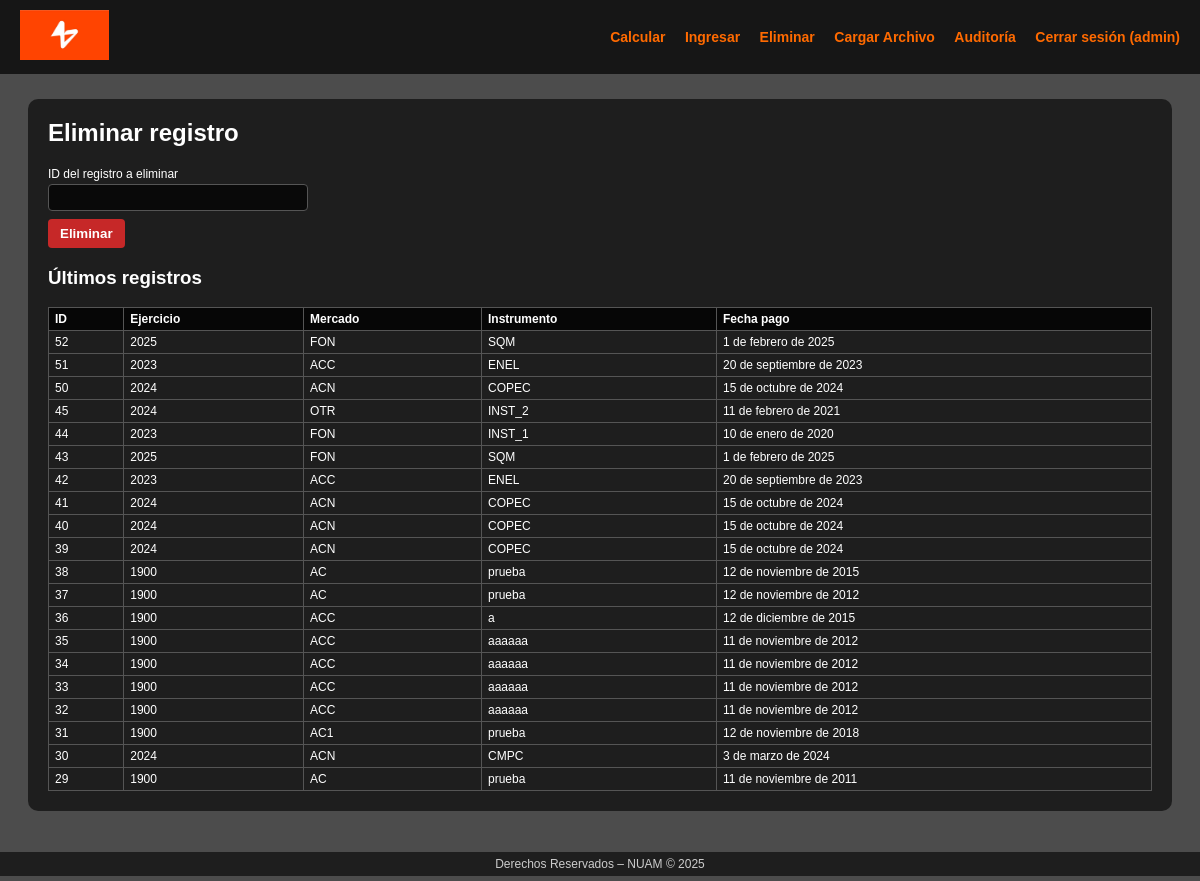
Screenshot of /eliminar/ (signed in) with the database file from the repository.
### nuam/models.py (models this page shows, shortened)
class Registro(models.Model):
    ejercicio = models.PositiveIntegerField(
        help_text="Ejercicio / Año. Ej: 2023",
        validators=[
            MinValueValidator(1900),
            MaxValueValidator(2100),
        ],
    )
    mercado = models.CharField(
        max_length=3,
        help_text="Mercado (3 caracteres). Ej: ACN",
        validators=[
            RegexValidator(
                regex=r"^[A-Z0-9]{1,3}$",
                message="El mercado debe tener entre 1 y 3 caracteres en mayúscula.",
            )
        ],
    )
    instrumento = models.CharField(
        max_length=100,
        help_text="Instrumento. Ej: COPEC",
    )
    fecha_pago = models.DateField(
        help_text="Fecha de pago en formato DD-MM-AAAA",
    )
    secuencia_evento = models.CharField(
        max_length=10,
        help_text="Secuencia del evento (hasta 10 dígitos).",
        validators=[
            RegexValidator(
                regex=r"^[0-9]{1,10}$",
                message="La secuencia debe contener solo dígitos (máx. 10).",
            )
        ],
    )
    numero_dividendo = models.CharField(
        max_length=10,
        help_text="Número de dividendo (hasta 10 dígitos).",
        validators=[
            RegexValidator(
                regex=r"^[0-9]{1,10}$",
                message="El número de dividendo debe contener solo dígitos (máx. 10).",
            )
        ],
        blank=True,
        null=True,
    )
    TIPO_SOCIEDAD_CHOICES = [
        ("SAA", "Sociedad Anónima Abierta (S.A. Abierta)"),
        ("SAC", "Sociedad Anónima Cerrada (S.A. Cerrada)"),
        ("SPA", "Sociedad por Acciones (SpA)"),
        ("LTDA", "Sociedad de Responsabilidad Limitada (Ltda.)"),
        ("EIRL", "Empresa Individual de Responsabilidad Limitada (EIRL)"),
        ("EXT", "Sociedad Extranjera"),
        ("OTRA", "Otra entidad / vehículo de inversión"),
    ]
    tipo_sociedad = models.CharField(
        max_length=4,
        choices=TIPO_SOCIEDAD_CHOICES,
        help_text="Tipo de sociedad emisora responsable del instrumento.",
    )
    TIPO_EVENTO_CAPITAL_CHOICES = [
        ("AUM_CAP", "Aumento de capital"),
        ("DIS_CAP", "Disminución de capital"),
        ("DIV_CAP", "Distribución de dividendos"),
        ("FUSION", "Fusión / Reorganización societaria"),
        ("OTRO", "Otro evento de capital"),
    ]
    tipo_evento_capital = models.CharField(
        verbose_name="Tipo de evento de capital",
        max_length=20,
        choices=TIPO_EVENTO_CAPITAL_CHOICES,
        blank=True,
        null=True,
        help_text="Clasificación del evento de capital asociado al instrumento.",
    )
    monto_evento_capital = models.DecimalField(
        verbose_name="Monto asociado al evento de capital",
        max_digits=18,
        decimal_places=2,
        blank=True,
        null=True,
        validators=[MinValueValidator(Decimal("0"))],
        help_text=(
            "Monto monetario vinculado al evento de capital "
            "(por ejemplo, emisión, disminución o distribución de capital)."
        ),
    )
    valor_historico = models.DecimalField(
        max_digits=10,
        decimal_places=0,
        help_text="Valor histórico (entero, hasta 10 dígitos).",
        validators=[
            MinValueValidator(0),
        ],
    )
    descripcion = models.CharField(
        max_length=255,
        blank=True,
        null=True,
        help_text="Descripción opcional del evento / instrumento.",
    )
    isuf = models.BooleanField(
        default=False,
        help_text="Indica si la operación tiene tratamiento ISUF (Sí/No)."
    )
    calificacion_tributaria = models.DecimalField(
        max_digits=3,
        decimal_places=1,
        blank=True,
        null=True,
        help_text="Calificación tributaria entre 1.0 y 7.0.",
        validators=[
            MinValueValidator(Decimal("1.0")),
            MaxValueValidator(Decimal("7.0")),
        ],
    )
    def _factor_field(help_text):
        return models.DecimalField(
            max_digits=10,          # 1 entero + 8 decimales
            decimal_places=8,
            null=True,
            blank=True,
            validators=[
                MinValueValidator(Decimal("0")),
                MaxValueValidator(Decimal("1.00000000")),
            ],
            help_text=help_text,
        )
    factor_8 = _factor_field("Factor 8: decimal entre 0 y 1, con hasta 8 decimales.")
    factor_9 = _factor_field("Factor 9: decimal entre 0 y 1, con hasta 8 decimales.")
    factor_10 = _factor_field("Factor 10: decimal entre 0 y 1, con hasta 8 decimales.")
    factor_11 = _factor_field("Factor 11: decimal entre 0 y 1, con hasta 8 decimales.")
    factor_12 = _factor_field("Factor 12: decimal entre 0 y 1, con hasta 8 decimales.")
    factor_13 = _factor_field("Factor 13: decimal entre 0 y 1, con hasta 8 decimales.")
    factor_14 = _factor_field("Factor 14: decimal entre 0 y 1, con hasta 8 decimales.")
    factor_15 = _factor_field("Factor 15: decimal entre 0 y 1, con hasta 8 decimales.")
    factor_16 = _factor_field("Factor 16: decimal entre 0 y 1, con hasta 8 decimales.")
    factor_17 = _factor_field("Factor 17: decimal entre 0 y 1, con hasta 8 decimales.")
    factor_18 = _factor_field("Factor 18: decimal entre 0 y 1, con hasta 8 decimales.")
    factor_19 = _factor_field("Factor 19: decimal entre 0 y 1, con hasta 8 decimales.")
    factor_20 = _factor_field("Factor 20: decimal entre 0 y 1, con hasta 8 decimales.")
    factor_21 = _factor_field("Factor 21: decimal entre 0 y 1, con hasta 8 decimales.")
    factor_22 = _factor_field("Factor 22: decimal entre 0 y 1, con hasta 8 decimales.")
    factor_23 = _factor_field("Factor 23: decimal entre 0 y 1, con hasta 8 decimales.")
    factor_24 = _factor_field("Factor 24: decimal entre 0 y 1, con hasta 8 decimales.")
    factor_25 = _factor_field("Factor 25: decimal entre 0 y 1, con hasta 8 decimales.")
    factor_26 = _factor_field("Factor 26: decimal entre 0 y 1, con hasta 8 decimales.")
    factor_27 = _factor_field("Factor 27: decimal entre 0 y 1, con hasta 8 decimales.")
    factor_28 = _factor_field("Factor 28: decimal entre 0 y 1, con hasta 8 decimales.")
    factor_29 = _factor_field("Factor 29: decimal entre 0 y 1, con hasta 8 decimales.")
    factor_30 = _factor_field("Factor 30: decimal entre 0 y 1, con hasta 8 decimales.")
    factor_31 = _factor_field("Factor 31: decimal entre 0 y 1, con hasta 8 decimales.")
    factor_32 = _factor_field("Factor 32: decimal entre 0 y 1, con hasta 8 decimales.")
    factor_33 = _factor_field("Factor 33: decimal entre 0 y 1, con hasta 8 decimales.")
    factor_34 = _factor_field("Factor 34: decimal entre 0 y 1, con hasta 8 decimales.")
    factor_35 = _factor_field("Factor 35: decimal entre 0 y 1, con hasta 8 decimales.")
    factor_36 = _factor_field("Factor 36: decimal entre 0 y 1, con hasta 8 decimales.")
    factor_37 = _factor_field("Factor 37: decimal entre 0 y 1, con hasta 8 decimales.")
    usuario_registro = models.ForeignKey(
        User,
        on_delete=models.PROTECT,
        related_name="registros_calificacion",
        help_text="Usuario NUAM que realiza el ingreso o modificación.",
    )
    fecha_creacion = models.DateTimeField(auto_now_add=True)
    fecha_actualizacion = models.DateTimeField(auto_now=True)
    class Meta:
        verbose_name = "Registro de Calificación Tributaria"
        verbose_name_plural = "Registros de Calificación Tributaria"
        ordering = ["-fecha_pago", "-fecha_creacion"]

### nuam/views.py (the view, shortened to what this page needs)
# urls.py: path('eliminar/', views.eliminar_view, name='eliminar'),
@login_required(login_url="login")
def eliminar_view(request):
    registros = Registro.objects.all().order_by("-fecha_creacion")[:20]
    mensaje = ""
    error = ""
    return render(request, "eliminar.html", {
        "registros": registros,
        "mensaje": mensaje,
        "error": error,
    })

### nuam/templates/eliminar.html (shortened to what this page needs)
{% extends 'base.html' %}
{% block content %}
<h2>Eliminar registro</h2>
<form method="post">
    <div class="form-row">
        <label for="id_registro">ID del registro a eliminar</label>
        <input type="number" name="registro_id" id="id_registro">
    </div>
    <button type="submit" class="btn-danger">Eliminar</button>
</form>
<h3>Últimos registros</h3>
<table class="tabla">
    <thead>
        <tr>
            <th>ID</th>
            <th>Ejercicio</th>
            <th>Mercado</th>
            <th>Instrumento</th>
            <th>Fecha pago</th>
        </tr>
    </thead>
    <tbody>
        {% for r in registros %}
            <tr>
                <td>{{ r.id }}</td>
                <td>{{ r.ejercicio }}</td>
                <td>{{ r.mercado }}</td>
                <td>{{ r.instrumento }}</td>
                <td>{{ r.fecha_pago }}</td>
            </tr>
        {% empty %}
            <tr>
                <td colspan="5">No hay registros.</td>
            </tr>
        {% endfor %}
    </tbody>
</table>
{% endblock %}

### nuam/templates/base.html (shortened to what this page needs)
{% load static %}
<!DOCTYPE html>
<html lang="es">
<head>
</head>
<body>
    <video id="video-fondo" autoplay muted loop>
        <source src="{% static 'video/Les presentamos nuam.mp4' %}" type="video/mp4">
    </video>
    <div id="overlay"></div>
    <header>
        <div class="logo">
            <a href="{% url 'index' %}">
                <img src="{% static 'img/logo_nuam.png' %}" alt="Logo NUAM">
            </a>
        </div>
        <nav>
            {% if user.is_authenticated %}
                <a href="{% url 'calcular' %}">Calcular</a>
                <a href="{% url 'insertar' %}">Ingresar</a>
                <a href="{% url 'eliminar' %}">Eliminar</a>
                <a href="{% url 'cargar_archivo' %}">Cargar Archivo</a>
                {% if user.username == "admin" or user.username == "admin2" %}
                    <a href="{% url 'auditoria' %}">Auditoría</a>
                {% endif %}
                <a href="{% url 'logout' %}">Cerrar sesión ({{ user.username }})</a>
            {% else %}
                <a href="{% url 'login' %}">Iniciar sesión</a>
            {% endif %}
        </nav>
    </header>
    <div class="container">
        {% block content %}{% endblock %}
    </div>
    <footer>
        Derechos Reservados – NUAM © 2025
    </footer>
</body>
</html>

### nuam/templates/base.html (style rules this page uses)
body { margin: 0; padding: 0; color: white; font-family: Arial, sans-serif; }
#video-fondo { position: fixed; inset: 0; width: 100%; height: 100%; object-fit: cover; z-index: -2; }
#overlay { position: fixed; inset: 0; background: rgba(0,0,0,0.7); z-index: -1; }
header { display: flex; align-items: center; justify-content: space-between; background: rgba(0,0,0,0.7); padding: 10px 20px; }
.logo img { height: 50px; cursor: pointer; transition: 0.2s; }
nav a { margin-left: 15px; color: #ff6a00; text-decoration: none; font-weight: bold; font-size: 14px; }
.container { width: 92%; margin: 25px auto 70px auto; background: rgba(0,0,0,0.6); padding: 20px; border-radius: 10px; }
footer { position: fixed; bottom: 5px; left: 0; width: 100%; text-align: center; font-size: 12px; color: #ccc; background: rgba(0,0,0,0.6); padding: 5px 0; }

### nuam/templates/eliminar.html (style rules this page uses)
h2 { margin-top: 0; }
.form-row { margin-bottom: 8px; max-width: 260px; display: flex; flex-direction: column; }
label { font-size: 12px; margin-bottom: 3px; }
input { padding: 5px 7px; border-radius: 4px; border: 1px solid #555; background: rgba(0,0,0,0.7); color: #fff; }
.btn-danger { padding: 7px 12px; border-radius: 4px; border: none; background: #c62828; color: #fff; font-weight: bold; cursor: pointer; }
.tabla { width: 100%; border-collapse: collapse; margin-top: 10px; font-size: 12px; }
.tabla th, .tabla td { border: 1px solid #555; padding: 4px 6px; text-align: left; }
.tabla th { background: rgba(0,0,0,0.8); }

### rows the page displays
Registro: id "52", ejercicio "2025", mercado "FON", instrumento "SQM", fecha_pago "1 de febrero de 2025"
Registro: id "51", ejercicio "2023", mercado "ACC", instrumento "ENEL", fecha_pago "20 de septiembre de 2023"
Registro: id "50", ejercicio "2024", mercado "ACN", instrumento "COPEC", fecha_pago "15 de octubre de 2024"
Registro: id "45", ejercicio "2024", mercado "OTR", instrumento "INST_2", fecha_pago "11 de febrero de 2021"
Registro: id "44", ejercicio "2023", mercado "FON", instrumento "INST_1", fecha_pago "10 de enero de 2020"
Registro: id "43", ejercicio "2025", mercado "FON", instrumento "SQM", fecha_pago "1 de febrero de 2025"
Registro: id "42", ejercicio "2023", mercado "ACC", instrumento "ENEL", fecha_pago "20 de septiembre de 2023"
Registro: id "41", ejercicio "2024", mercado "ACN", instrumento "COPEC", fecha_pago "15 de octubre de 2024"
Registro: id "40", ejercicio "2024", mercado "ACN", instrumento "COPEC", fecha_pago "15 de octubre de 2024"
Registro: id "39", ejercicio "2024", mercado "ACN", instrumento "COPEC", fecha_pago "15 de octubre de 2024"
Registro: id "38", ejercicio "1900", mercado "AC", instrumento "prueba", fecha_pago "12 de noviembre de 2015"
Registro: id "37", ejercicio "1900", mercado "AC", instrumento "prueba", fecha_pago "12 de noviembre de 2012"
Registro: id "36", ejercicio "1900", mercado "ACC", instrumento "a", fecha_pago "12 de diciembre de 2015"
Registro: id "35", ejercicio "1900", mercado "ACC", instrumento "aaaaaa", fecha_pago "11 de noviembre de 2012"
Registro: id "34", ejercicio "1900", mercado "ACC", instrumento "aaaaaa", fecha_pago "11 de noviembre de 2012"
Registro: id "33", ejercicio "1900", mercado "ACC", instrumento "aaaaaa", fecha_pago "11 de noviembre de 2012"
Registro: id "32", ejercicio "1900", mercado "ACC", instrumento "aaaaaa", fecha_pago "11 de noviembre de 2012"
Registro: id "31", ejercicio "1900", mercado "AC1", instrumento "prueba", fecha_pago "12 de noviembre de 2018"
Registro: id "30", ejercicio "2024", mercado "ACN", instrumento "CMPC", fecha_pago "3 de marzo de 2024"
Registro: id "29", ejercicio "1900", mercado "AC", instrumento "prueba", fecha_pago "11 de noviembre de 2011"

### other values shown
{{ user.username }} "admin"
